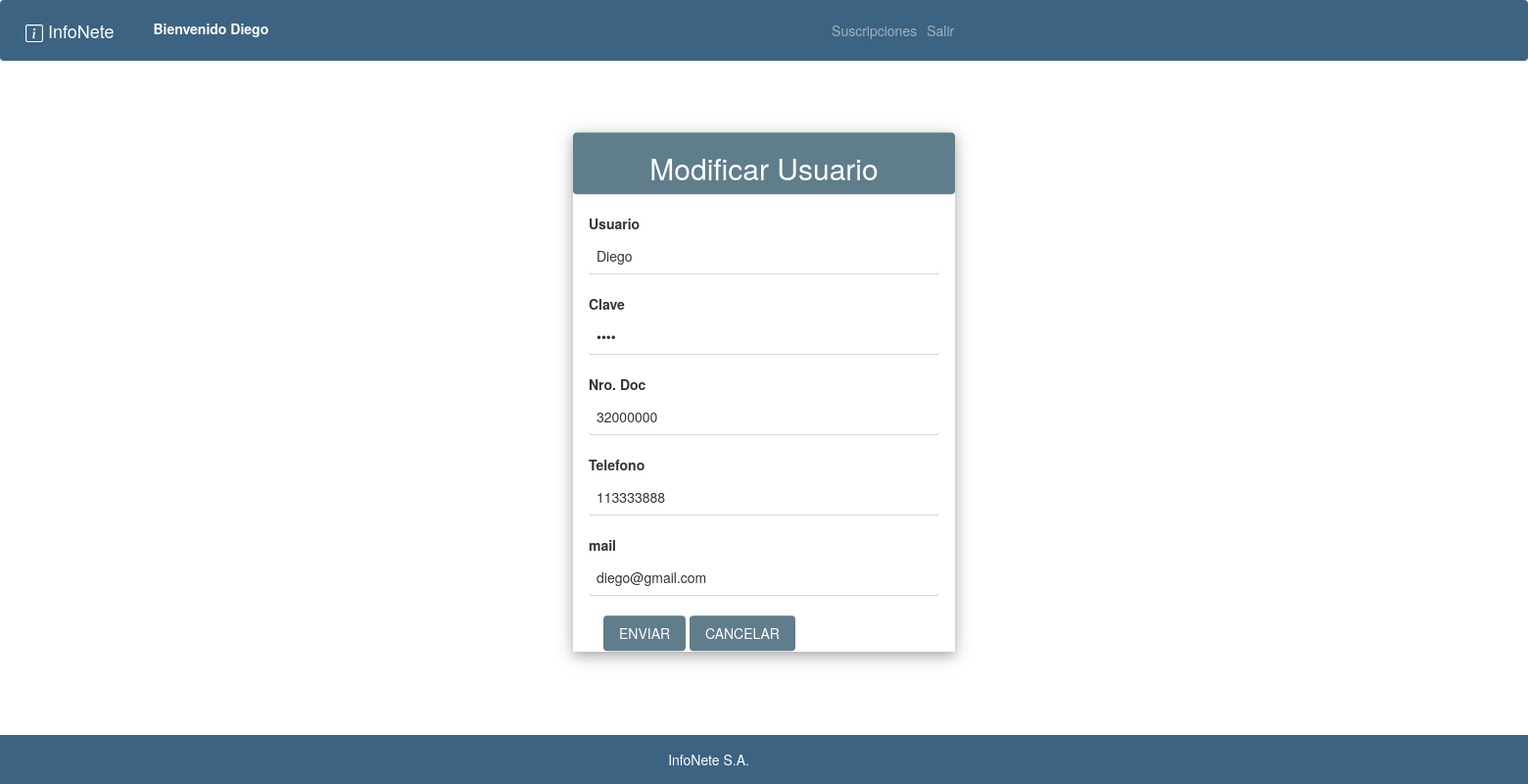
Screenshot of /index.php?page=buscarUsuarioById&idUsiario=2 (signed in) with the database file from the repository.
### tables this page shows
CREATE TABLE Usuario    				
(
Id_usuario int NOT NULL auto_increment,
Nro_doc int NOT NULL,
Cod_doc int NOT NULL,
Nombre varchar(50),
Mail varchar(64),
Telefono int,
Cod_Localidad int NOT NULL,										
Cod_Usuario int NOT NULL,										 
Pass varchar(50),																						
CONSTRAINT PK_Usuario PRIMARY KEY (Id_usuario),
CONSTRAINT FK_Usuario_Documento FOREIGN KEY (Cod_doc) REFERENCES Tipo_doc (Cod_doc),
CONSTRAINT FK_Usuario_Localidad FOREIGN KEY (Cod_Localidad) REFERENCES Localidad (Cod_Localidad),
CONSTRAINT FK_Usuario_Rol FOREIGN KEY (Cod_Usuario) REFERENCES Rol (Cod_Rol) 
);

### controller/AdministradorController.php (called while the page is built, shortened)
<?php
class AdministradorController
{
    private $modelo;
        public function __construct(){
            $this->modelo = new AdminModel();
        }
    public function executeBuscarUsuarioById($idUsuario){
        $this->modelo->executeBuscarUsuarioById($idUsuario);
        include_once("view/modificarUsuarioView.php");
    }
}

### helper/Database.php (called while the page is built, shortened)
<?php
class Database{
    private $conexion;
    public function __construct(){
        $configuracion = parse_ini_file("config/config.ini");
        $servername = $configuracion["servername"];
        $username = $configuracion["username"];
        $dbname =  $configuracion["dbname"];
        $password =  $configuracion["password"];
        $conn = new mysqli($servername, $username, $password);
        $conn->select_db($dbname);
        $this->conexion = $conn;
    }
    public function executeBuscarUsuarioById($idUsuario){
        $stmt = $this->conexion->prepare("SELECT * FROM Usuario WHERE Id_usuario = ?");
        $stmt->bind_param('i', $idUsuario);
        $stmt->execute();
        $result = $stmt->get_result();
    }
}

### model/AdminModel.php (called while the page is built, shortened)
<?php
include_once("helper/Database.php");
class AdminModel
{
    private $conexion;
    public function __construct(){
        $this->conexion = new Database();
    }
    public function executeBuscarUsuarioById($idUsuario){
        $this->conexion->executeBuscarUsuarioById($idUsuario);
    }
}

### view/modificarUsuarioView.php (the view, shortened to what this page needs)
<?php if(isset($_SESSION["usuariosModif"])) {
    $usuario = $_SESSION["usuariosModif"];
    $pos = explode("-", $usuario);
?>
<div class="w3-card-4 w3-display-middle " style="width:25%;">
    <div class="w3-container w3-blue-grey w3-round">
        <h2 class="w3-center">Modificar Usuario</h2>
    </div>
    <br>
    <form class="w3-container" name="registrar" action="interno.php?page=modifDatosUsuario" method="post" enctype="application/x-www-form-urlencoded">
        <label>Usuario </label><input class="w3-input w3-round" type="text" name="usuario" value="<?php echo $pos[2]?>"> <br/>
        <label>Clave </label><input class="w3-input w3-round" type="password" name="clave" value="<?php echo $pos[4]?>"><br/>
        <label>Nro. Doc </label><input class="w3-input w3-round" type="text" name="nroDoc" value="<?php echo $pos[1]?>"><br/>
        <label>Telefono </label><input class="w3-input w3-round" type="text" name="telefono" value="<?php echo $pos[5]?>"><br/>
        <label>mail </label><input class="w3-input w3-round" type="email" name="mail" value="<?php echo $pos[3]?>"><br/>
        <div class="container">
            <input class="w3-button w3-blue-grey w3-round w3-center" type="submit" name="boton" value="ENVIAR">
            <?php
            if(strcmp($_SESSION["usuarioAlta"],"Admin")==0){ ?>
            <a href="interno.php?page=panelControl" class="w3-button w3-blue-grey w3-round w3-center"  value="cancelar">CANCELAR</a>
            <?php } else{ ?>
            <a href="index.php?page=panelUsuario" class="w3-button w3-blue-grey w3-round w3-center"  value="cancelar">CANCELAR</a>
            <?php } ?>
        </div>
    </form>
</div>
<?php } ?>

### view/css/estilos.css (style rules this page uses)
body { padding-top: 0px; }
.container { position: relative; }

### view/css/w3.css (style rules this page uses)
*,*:before,*:after { box-sizing:inherit }
html { -ms-text-size-adjust:100%;-webkit-text-size-adjust:100% }
body { margin:0 }
a { background-color:transparent }
button,input,select,textarea,optgroup { font:inherit;margin:0 }
button,input { overflow:visible }
button,[type=button],[type=reset],[type=submit] { -webkit-appearance:button }
html,body { font-family:Verdana,sans-serif;font-size:15px;line-height:1.5 }
html { overflow-x:hidden }
h2 { font-size:30px }
h1,h2,h3,h4,h5,h6 { font-family:"Segoe UI",Arial,sans-serif;font-weight:400;margin:10px 0 }
a { color:inherit }
.w3-btn,.w3-button { border:none;display:inline-block;padding:8px 16px;vertical-align:middle;overflow:hidden;text-decoration:none;color:inherit;background-color:inherit;text-align:center;cursor:pointer;white-space:nowrap }
.w3-btn,.w3-button { -webkit-touch-callout:none;-webkit-user-select:none;-khtml-user-select:none;-moz-user-select:none;-ms-user-select:none;user-select:none }
.w3-input { padding:8px;display:block;border:none;border-bottom:1px solid #ccc;width:100% }
.w3-container:after,.w3-container:before,.w3-panel:after,.w3-panel:before,.w3-row:after,.w3-row:before,.w3-row-padding:after,.w3-row-padding:before, .w3-cell-row:before,.w3-cell-row:after,.w3-clear:after,.w3-clear:before,.w3-bar:before,.w3-bar:after { content:"";display:table;clear:both }
.w3-display-middle { position:absolute;top:50%;left:50%;transform:translate(-50%,-50%);-ms-transform:translate(-50%,-50%) }
.w3-round,.w3-round-medium { border-radius:4px }
.w3-container,.w3-panel { padding:0.01em 16px }
.w3-card-4,.w3-hover-shadow:hover { box-shadow:0 4px 10px 0 rgba(0,0,0,0.2),0 4px 20px 0 rgba(0,0,0,0.19) }
.w3-center { text-align:center!important }
.w3-blue-grey,.w3-hover-blue-grey:hover,.w3-blue-gray,.w3-hover-blue-gray:hover { color:#fff!important;background-color:#607d8b!important }

### rows the page displays
usuario: usuario "Diego", nroDoc "32000000", telefono "113333888", mail "diego@gmail.com"

### other values shown
$pos[1] "Diego"
